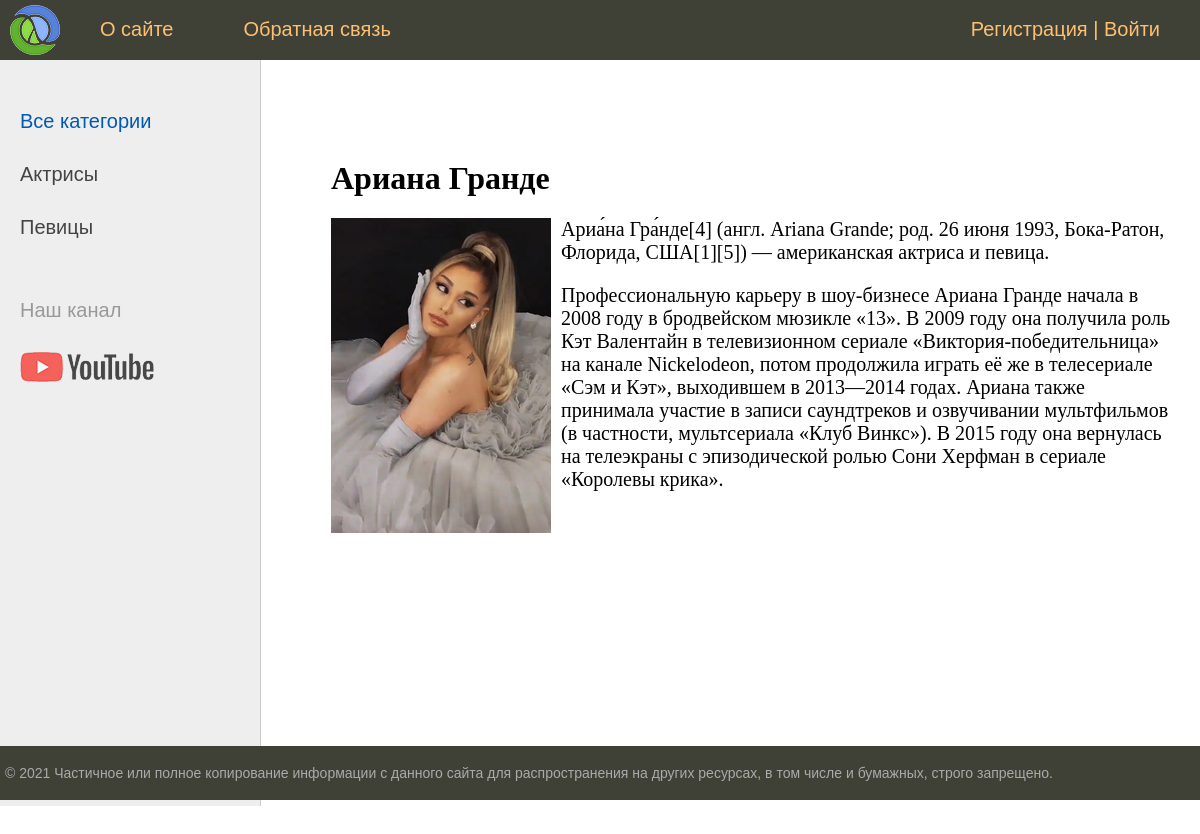
The app's page /post/ariana-grande/ with its own data.
### women/models.py (models this page shows, shortened)
class Category(models.Model):
    name = models.CharField(max_length=150, db_index=True, verbose_name="Название")
    slug = models.SlugField(max_length=255, unique=True, db_index=True, verbose_name="URL")
    def get_absolute_url(self):
        return reverse('category', kwargs={'cat_slug': self.slug})
    class Meta:
        verbose_name = 'Категорию'
        verbose_name_plural = 'Категории'
        ordering = ['id']

class Women(models.Model):
    title = models.CharField(max_length=250, verbose_name="Заголовок")
    slug = models.SlugField(max_length=255, unique=True, db_index=True, verbose_name="URL")
    content = models.TextField(blank=True, verbose_name="Контент")
    photo = models.ImageField(upload_to="photos/%Y/%m/%d/", verbose_name="Фото")
    time_create = models.DateTimeField(auto_now_add=True, verbose_name="Дата создания")
    time_update = models.DateTimeField(auto_now=True, verbose_name="Дата обнавления")
    is_published = models.BooleanField(default=True, verbose_name="Опубликовано")
    cat = models.ForeignKey('Category', on_delete=models.PROTECT, verbose_name="Категория")
    def __str__(self):
        return self.title
    class Meta:
        verbose_name = 'Известные Женщины'
        verbose_name_plural = 'Известные Женщины'
        ordering = ['id']

### women/views.py (the view)
# urls.py: path('post/<slug:post_slug>/', ShowPost.as_view(), name='post'),
class ShowPost(DataMixin, DetailView):
    model = Women
    template_name = 'women/post.html'
    slug_url_kwarg = 'post_slug'
    context_object_name = 'post'
    def get_context_data(self, **kwargs):
        context = super().get_context_data(**kwargs)
        c_def = self.get_user_context(title=context['post'])
        return dict(list(context.items()) + list(c_def.items()))

### women/utils.py (called while the page is built)
    def get_user_context(self, **kwargs):
        context = kwargs
        cats = Category.objects.annotate(Count('women'))
        user_menu = menu.copy()
        if not self.request.user.is_authenticated:
            user_menu.pop(1)
        context['menu'] = user_menu
        context['cats'] = cats
        if 'cat_selected' not in context:
            context['cat_selected'] = 0
        return context

### women/templates/women/post.html
{% extends 'women/base.html' %}
{% block content %}
<h1>{{post.title}}</h1>
{% if post.photo %}
<p><img class="img-article-left" src="{{post.photo.url}}"></p>
{% endif %}
{{post.content|linebreaks}}
{% endblock %}

### women/templates/women/base.html (shortened to what this page needs)
{% load static %}
{% load women_tags %}
<!DOCTYPE html>
<html>
<head>
    <link type="text/css" href="{% static 'women/css/styles.css' %}" rel="stylesheet"/>
</head>
<body>
<table class="table-page" border=0 cellpadding="0" cellspacing="0">
    <tr>
        <td valign=top>
            {% block mainmenu %}
            <div class="header">
                <ul id="mainmenu" class="mainmenu">
                    <li class="logo"><a href="{% url 'home' %}">
                        <div class="logo"></div>
                    </a></li>
                    {% for m in menu %}
                    <li><a href="{% url m.url_name %}">{{m.title}}</a></li>
                    {% endfor %}
                    <li class="last"><a href="{% url 'register' %}">Регистрация</a> | <a href="{% url 'login' %}">Войти</a></li>
                </ul>
            </div>
            {% endblock mainmenu %}
            <table class="table-content" border=0 cellpadding="0" cellspacing="0">
                <tr>
                    <td valign="top" class="left-chapters">
                        <ul id="leftchapters">
                            {% if cat_selected == 0 %}
                            <li class="selected">Все категории</li>
                            {% else %}
                            <li><a href="{% url 'home' %}">Все категории</a></li>
                            {% endif %}
                            {% for c in cats %}
                            {% if c.women__count > 0 %}
                            {% if c.pk == cat_selected %}
                            <li class="selected">{{c.name}}</li>
                            {% else %}
                            <li><a href="{{ c.get_absolute_url }}">{{c.name}}</a></li>
                            {% endif %}
                            {% endif %}
                            {% endfor %}
                            <li class="share">
                                <p>Наш канал</p>
                                <a class="share-yt"
                                   href="https://www.youtube.com/channel/UClJzWfGWuGJL2t-3dYKcHTA/playlists"
                                   target="_blank" rel="nofollow"></a>
                            </li>
                        </ul>
                    </td>
                    <td valign="top" class="content">
                        <div class="content-text">
                            {% block content %}
                            {% endblock %}
                        </div>
                    </td>
                </tr>
            </table>
        </td>
    </tr>
    <tr>
        <td valign=top>
            <div id="footer">
                <p>&copy; 2021 Частичное или полное копирование информации с данного сайта для распространения на других
                    ресурсах, в том числе и бумажных, строго запрещено.</p>
            </div>
        </td>
    </tr>
</table>
</body>
</html>

### women/static/women/css/styles.css (style rules this page uses)
html, body { font-family: 'Arial'; margin: 0; padding: 0; height: 100%; width: 100%; color: #444; }
a { color: #0059b2; text-decoration: none; }
img { max-width: 600px; height: auto; }
img.img-article-left { max-width: 300px; height: auto; float: left; padding: 0 10px 10px 0; }
.table-page { width: 100%; height: 100%; vertical-align: top; }
.table-page tr { height: 100%; }
.header { background: #3F4137; height: 60px; }
.logo { background: url('../images/logo.png') no-repeat 10px 5px; width: 70px; height: 60px; }
ul.mainmenu { list-style: none; margin: 0; padding: 0; height: 60px; color: #fdc073; font-size: 20px; overflow: hidden; }
ul.mainmenu li { float: left; margin: 18px 40px 0 30px; }
ul.mainmenu li.logo { margin: 0; }
ul.mainmenu li.last { float: right; }
ul.mainmenu li a { color: #fdc073; text-decoration: none; }
.table-content { width: 100%; min-height: 100%; height: 100%; }
.left-chapters { margin: 0; background: #eee; border-right: 1px solid #ccc; min-height: 100%; }
.left-chapters ul { width: 230px; min-height: 100%; margin: 0; padding: 20px 10px 10px 20px; list-style: none; font-size: 20px; }
.left-chapters ul li { margin: 30px 0 0 0; color: #999; }
.left-chapters ul li.selected { color: #0059b2; }
.left-chapters ul li a { color: #444; text-decoration: none; }
.left-chapters ul li.share { margin: 60px 0 0 0; }
.left-chapters ul li.share p { margin: 30px 0 30px 0; }
.left-chapters ul li.share a { display: inline-block; width: 40px; height: 40px; margin: 0 20px 0 0; }
.left-chapters ul li.share a.share-yt { width: 100%; height: 30px; background: url('../images/share_yt.png') no-repeat 0 0 }
.content { padding: 40px 20px 20px 40px; width: 100%; box-sizing: border-box; }
.content-text { margin: 60px 0 0 30px; color: #000; font-size: 20px; font-family: Yandex Sans Display Light; }
.content-text h1 { font-size: 32px; }
#footer { box-sizing: border-box; background: #3F4137; padding: 5px; color: #aaa; font-size: 14px; font-family: Verdana, Geneva, Arial, Helvetica; text-align: left; overflow: hidden; }

### records on screen
Category: name "Актрисы"
Category: name "Певицы"
Women: title "Ариана Гранде", photo (picture), content "Ариа́на Гра́нде[4] (англ. Ariana Grande; род. 26 июня 1993, Бока-Ратон, Флорида, США[1][5]) — американская актриса и певица. Профессиональную карьеру в шоу-бизнесе Ариана Гранде начала в 2008 году в бродвейском мюзикле «13». В 2009 году она получила роль Кэт Валентайн в телевизионном сериале «Виктория-победительница» на канале Nickelodeon, потом продолжила играть её же в телесериале «Сэм и Кэт», выходившем в 2013—2014 годах. Ариана также принимала участие в записи саундтреков и озвучивании мультфильмов (в частности, мультсериала «Клуб Винкс»). В 2015 году она вернулась на телеэкраны с эпизодической ролью Сони Херфман в сериале «Королевы крика»."

### other values on screen
{{ m.title }} "О сайте" "Обратная связь"
